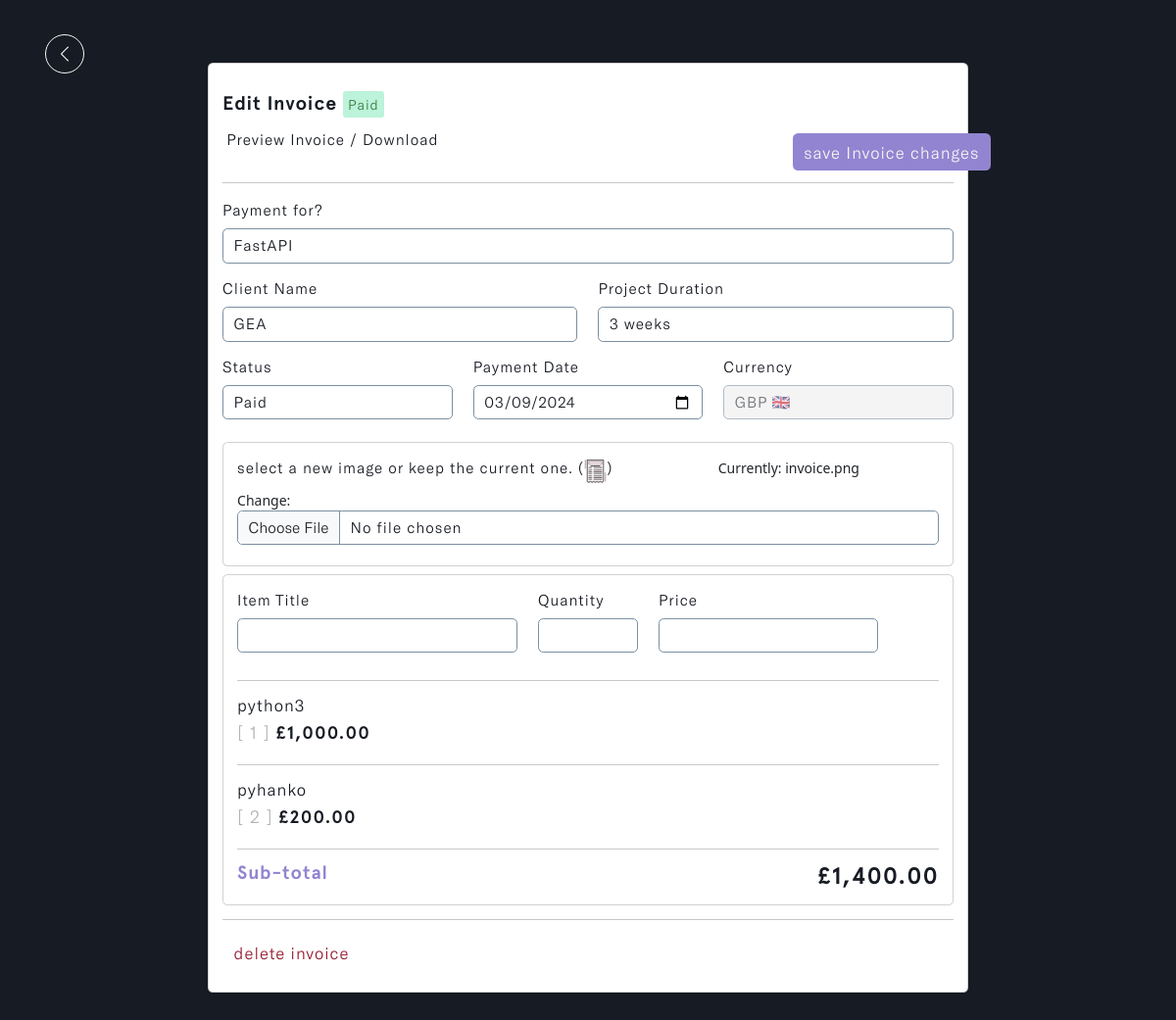
The app's page /invoice/ecea56b6-4753-4877-9766-66154f2b4e6d (signed in) with its own data.
### invoice/models.py (models this page shows, shortened)
class Invoice(models.Model):
    STATUS = (
        ('Pending', 'Pending'),
        ('Paid', 'Paid')
    )
    CURRENCY = (
        ('USD 🇺🇸', 'USD 🇺🇸'),
        ('GHS 🇬🇭', 'GHS 🇬🇭'),
        ('GBP 🇬🇧', 'GBP 🇬🇧'),
        ('EUR 🇪🇺', 'EUR 🇪🇺'),
        ('NGN 🇳🇬', 'NGN 🇳🇬'),
    )
    account_owner = models.ForeignKey(Profile, on_delete=models.CASCADE)
    project_name = models.CharField(max_length=255)
    project_duration = models.CharField(max_length=50)
    client_name = models.ForeignKey(Client, on_delete=models.CASCADE, to_field='name', related_name='invoice',
                                    help_text='Select a client for this entry.')
    invoice_status = models.CharField(max_length=200, choices=STATUS)
    payment_date = models.DateField(max_length=200, null=True)
    currency = models.CharField(max_length=200, choices=CURRENCY)
    invoice_image = models.ImageField(null=True, blank=True, upload_to='invoice_image/', default='invoice.png')
    client_note = models.TextField(max_length=100000, null=True, blank=True)
    total = models.IntegerField(default=0, null=True, blank=True)
    paid_date = models.DateField(null=True, blank=True)
    updated_time_stamp = models.DateTimeField(auto_now=True)
    created_time_stamp = models.DateTimeField(auto_now_add=True)
    id = models.UUIDField(default=uuid.uuid4, primary_key=True, unique=True, editable=False)
    @property
    def invoiceImageURL(self):
        try:
            url = self.invoice_image.url
        except:
            url = ''
        return url
    class Meta:
        ordering = ['-updated_time_stamp']

class Item(models.Model):
    account_owner = models.ForeignKey(Profile, on_delete=models.CASCADE, null=True)
    invoice = models.ForeignKey(Invoice, on_delete=models.SET_NULL, null=True, related_name='items')
    title = models.CharField(max_length=255, null=True, blank=True)
    quantity = models.IntegerField(default=0, null=True, blank=True)
    price = models.IntegerField(default=0, null=True, blank=True)
    total = models.IntegerField(default=0, null=True, blank=True)
    updated_time_stamp = models.DateTimeField(auto_now=True)
    id = models.UUIDField(default=uuid.uuid4, primary_key=True, unique=True, editable=False)
    class Meta:
        ordering = ['-updated_time_stamp']

### invoice/views.py (the view, shortened to what this page needs)
# urls.py: path('invoice/<str:pk>', views.edit_invoice, name='invoice-details'),
@login_required(login_url='login')
def edit_invoice(request, pk):
    profile = request.user.profile
    invoice = profile.invoice_set.get(id=pk)
    display_items = invoice.items.all()
    items_total = invoice.items.aggregate(total=Sum('total'))['total']
    form = InvoiceCreationForm(request.user, instance=invoice)
    context = {
        'form': form,
        'invoice': invoice,
        'display_items': display_items,
        'items_total': items_total,
    }
    return render(request, 'invoice/invoice-details.html', context)

### invoice/forms.py
class InvoiceCreationForm(ModelForm):
    payment_date = forms.DateField(widget=DateInput)
    class Meta:
        model = Invoice
        fields = ['project_name', 'project_duration', 'client_name',
                  'invoice_status', 'payment_date', 'currency', 'invoice_image',
                  'client_note']
    def __init__(self, user, *args, **kwargs):
        super(InvoiceCreationForm, self).__init__(*args, **kwargs)
        self.fields['invoice_status'].widget.choices = [('', 'Choose status')] + list(self.fields['invoice_status'].widget.choices)
        self.fields['currency'].widget.choices = [('', 'Choose currency')] + list(self.fields['currency'].widget.choices)
        self.fields['client_name'].queryset = Client.objects.filter(account_owner=user.profile)
        self.fields['currency'].widget.attrs.update({'id': 'currency_field'})
        for name, field in self.fields.items():
            field.widget.attrs.update({'class': 'input form-control'})

### invoice/models.py (called while the page is built)
    def __str__(self):
        return self.name

### invoice/templates/invoice/invoice-details.html (shortened to what this page needs)
{% load static %}
{% load humanize %}
<!DOCTYPE html>
<html lang="en" class="js has-scroll-init has-scroll-smooth">
  <head>
    <link rel="stylesheet" href="{% static '/css/bootstrap.min.css' %}" />
    <link rel="stylesheet" href="{% static '/css/invoice-details.css' %}" />
    <link
      rel="stylesheet"
      href="https://maxcdn.bootstrapcdn.com/font-awesome/4.5.0/css/font-awesome.min.css"
    />
  </head>
  <body
    id="pageTop"
    class="page-content"
    data-spy="scroll"
    data-target="#mainNav"
  >
    <main>
      <div data-scroll class="page page--layout-2" id="main">
        <div id="invoice--details-hero">
          <div class="container-fluid">
            <div class="invoice--details-intro">
              <a href="javascript:history.back()">
                <img
                  src="{% static '/images/left.png' %}"
                  class="img-fluid"
                  id="return_back"
                  alt="return_back-img"
                />
              </a>
              <div class="card d-flex mx-auto" id="main--card">
                <div class="card-body">
                  <h5>
                    Edit Invoice
                    {% if invoice.invoice_status == 'Paid' %}
                    <span id="paid">{{invoice.invoice_status}}</span>
                    {% else %}
                    <span id="pending">{{invoice.invoice_status}}</span>
                    {% endif %}
                  </h5>
                  <a
                    href="{% url 'preview-invoice' invoice.id %}"
                    class="btn"
                    id="preview--invoice"
                  >
                     Preview Invoice /
                    Download
                  </a>
                  <form action="" method="POST" enctype="multipart/form-data">
                    <input
                      type="submit"
                      id="save--btn"
                      name="updateInvoice"
                      class="btn"
                      value="save Invoice changes"
                    />
                    <hr id="offcanvas--header-line" />
                    <div class="row">
                      <div class="col-md-12">
                        <div class="mb-3">
                          <label
                            for="exampleFormControlInput1"
                            class="form-label"
                            >Payment for?</label
                          >
                          {{form.project_name}}
                        </div>
                      </div>
                      <div class="col-md-6">
                        <div class="mb-3">
                          <label for="exampleClientName" class="form-label"
                            >Client Name</label
                          >
                          {{form.client_name}}
                        </div>
                      </div>
                      <div class="col-md-6">
                        <div class="mb-3">
                          <label for="exampleProjectDuration" class="form-label"
                            >Project Duration</label
                          >
                          {{form.project_duration}}
                        </div>
                      </div>
                      <div class="col-md-4">
                        <div class="mb-3">
                          <label for="exampleInvoiceStatus" class="form-label"
                            >Status</label
                          >
                          {{form.invoice_status}}
                        </div>
                      </div>
                      <div class="col-md-4">
                        <div class="mb-3">
                          <label for="exampleInvoiceDate" class="form-label"
                            >Payment Date</label
                          >
                          {{form.payment_date}}
                        </div>
                      </div>
                      <div class="col-md-4">
                        <div class="mb-3">
                          <label for="exampleCurrency" class="form-label"
                            >Currency</label
                          >
                          {{ form.currency }}
                        </div>
                      </div>
                      <div class="col-md-12">
                        <div class="card" id="invoice--img-card">
                          <div class="card-body">
                            <div class="mb-3">
                              <label for="formFile" class="form-label">
                                select a new image or keep the current one.
                                (<img
                                  src="{{invoice.invoiceImageURL}}"
                                  class="img-fluid"
                                  id="invoice--img-default"
                                  alt="invoice--img-default"
                                />)
                              </label>
                              {{form.invoice_image}}
                            </div>
                          </div>
                        </div>
                      </div>
                    </div>
                  </form>
                  <div class="card">
                    <div class="card-body">
                      <div id="input-wrapper">
                        {% include 'invoice/add-items.html' %}
                      </div>
                      <hr id="offcanvas--line" />
                      {% include 'invoice/invoice-items.html' %}
                      <div id="sub-total">
                        <a href="#">
                          Sub-total
                          <h4
                            id="total_price"
                            data-currency="{{ invoice.currency }}"
                          >
                            {% include 'invoice/items-total.html' %}
                          </h4>
                        </a>
                      </div>
                    </div>
                  </div>
                  <hr id="offcanvas--line" />
                  <a
                    id="delete--btn"
                    class="btn"
                    data-bs-toggle="modal"
                    data-bs-target="#deleteAccountModal"
                    ><span>delete invoice</span
                    ></a>
                </div>
              </div>
            </div>
          </div>
        </div>
      </div>
    </main>
  </body>
</html>

### invoice/templates/invoice/invoice-items.html (shortened to what this page needs)
{% load humanize %}
<div id="display--items">
  {% for item in display_items %}
  <div class="row">
    <div class="col-12 col-md-11">
      <h6>{{item.title}}</h6>
      <h3>
        <span>[ {{item.quantity}} ]</span>
        {% if invoice.currency == "GHS 🇬🇭" %}
        ¢{{ item.price|floatformat:2|intcomma }}
        {% elif invoice.currency == "USD 🇺🇸" %}
        ${{ item.price|floatformat:2|intcomma }}
        {% elif invoice.currency == "GBP 🇬🇧" %}
        £{{ item.price|floatformat:2|intcomma }}
        {% elif invoice.currency == "EUR 🇪🇺" %}
        €{{ item.price|floatformat:2|intcomma }}
        {% elif invoice.currency == "NGN 🇳🇬" %}
        ₦{{ item.price|floatformat:2|intcomma }}
        {% endif %}
      </h3>
    </div>
    <div class="col-md-1">
      <form action="" method="POST">
        <button type="submit" class="btn" name="deleteItem" value="{{item.id}}">
        </button>
      </form>
    </div>
  </div>
  <hr id="offcanvas--line" />
  {% endfor %}
</div>

### records on screen
Invoice: invoice_status "Paid", project_name "FastAPI", client_name "GEA", project_duration "3 weeks", payment_date "03/09/2024", currency "GBP 🇬🇧", invoiceImageURL (picture)
Item: title "python3", quantity "1", price "1,000.00"
Item: title "pyhanko", quantity "2", price "200.00"

### other values on screen
{{ items_total|floatformat:2|intcomma }} "1,400.00"
